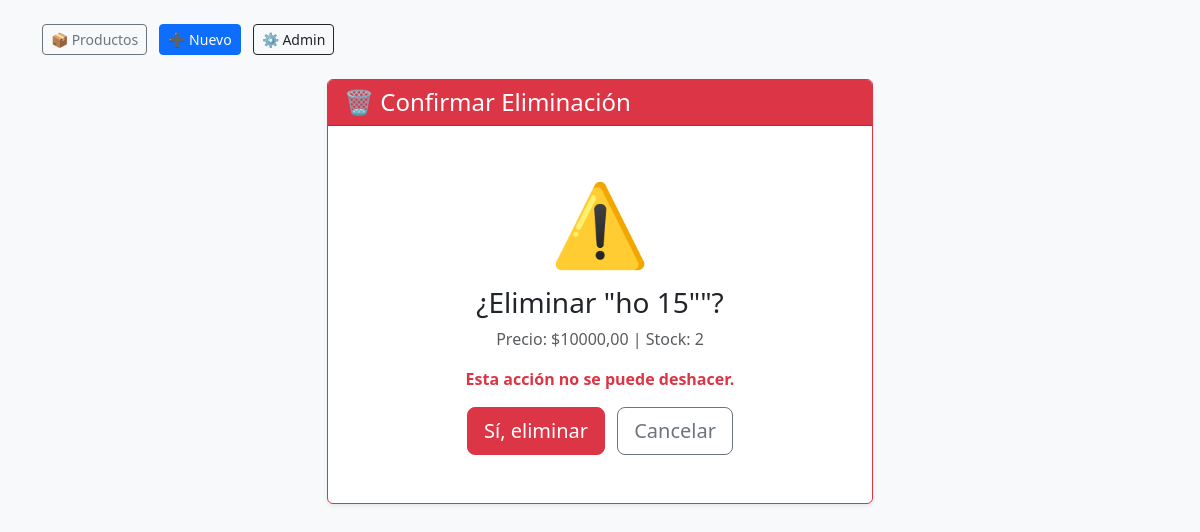
Page /eliminar/2/ on the committed database.
### core/models.py (models this page shows, shortened)
class Producto(models.Model):
    nombre = models.CharField(max_length=100, unique=True, verbose_name="Nombre del producto")
    slug = models.SlugField(max_length=120, unique=True, blank=True, verbose_name="Slug")
    descripcion = models.TextField(blank=True, verbose_name="Descripción")
    precio = models.DecimalField(
        max_digits=10,
        decimal_places=2,
        verbose_name="Precio",
        validators=[MinValueValidator(0.01, message="El precio debe ser mayor a cero.")]
    )
    stock = models.PositiveIntegerField(
        default=0,
        verbose_name="Stock disponible",
        validators=[MinValueValidator(0, message="El stock no puede ser negativo.")]
    )
    activo = models.BooleanField(default=True, verbose_name="¿Activo?")
    eliminado_en = models.DateTimeField(null=True, blank=True, verbose_name="Eliminado el")
    creado_en = models.DateTimeField(auto_now_add=True, verbose_name="Fecha de creación")
    actualizado_en = models.DateTimeField(auto_now=True, verbose_name="Última actualización")
    objects = ProductoManager()
    class Meta:
        verbose_name = "Producto"
        verbose_name_plural = "Productos"
        ordering = ['-creado_en']  # Más recientes primero

### core/views.py (the view, shortened to what this page needs)
# urls.py: path('eliminar/<int:pk>/', views.ProductoDeleteView.as_view(), name='eliminar_producto'),
class ProductoDeleteView(DeleteView):
    model = Producto
    template_name = 'core/eliminar.html'
    success_url = reverse_lazy('core:lista_productos')
    pk_url_kwarg = 'pk'
    context_object_name = 'producto'  # Para que template use {{ producto }}

### core/templates/core/eliminar.html (shortened to what this page needs)
{% extends 'core/base.html' %}
{% block content %}
<div class="row justify-content-center">
    <div class="col-md-6">
        <div class="card shadow-sm border-danger">
            <div class="card-header bg-danger text-white">
                <h4 class="mb-0">🗑️ Confirmar Eliminación</h4>
            </div>
            <div class="card-body text-center py-5">
                <div class="display-1 text-danger mb-3">⚠️</div>
                <h3>¿Eliminar "{{ producto.nombre }}"?</h3>
                <p class="text-muted">
                    Precio: ${{ producto.precio }} | Stock: {{ producto.stock }}
                </p>
                <p class="text-danger fw-bold">Esta acción no se puede deshacer.</p>
                <form method="post" class="d-inline">
                    <button type="submit" class="btn btn-danger btn-lg me-2">
                        Sí, eliminar
                    </button>
                </form>
                <a href="{% url 'core:lista_productos' %}" class="btn btn-outline-secondary btn-lg">
                    Cancelar
                </a>
            </div>
        </div>
    </div>
</div>
{% endblock %}

### rows in the picture
Producto: nombre "ho 15\"", precio "10000,00", stock "2"
